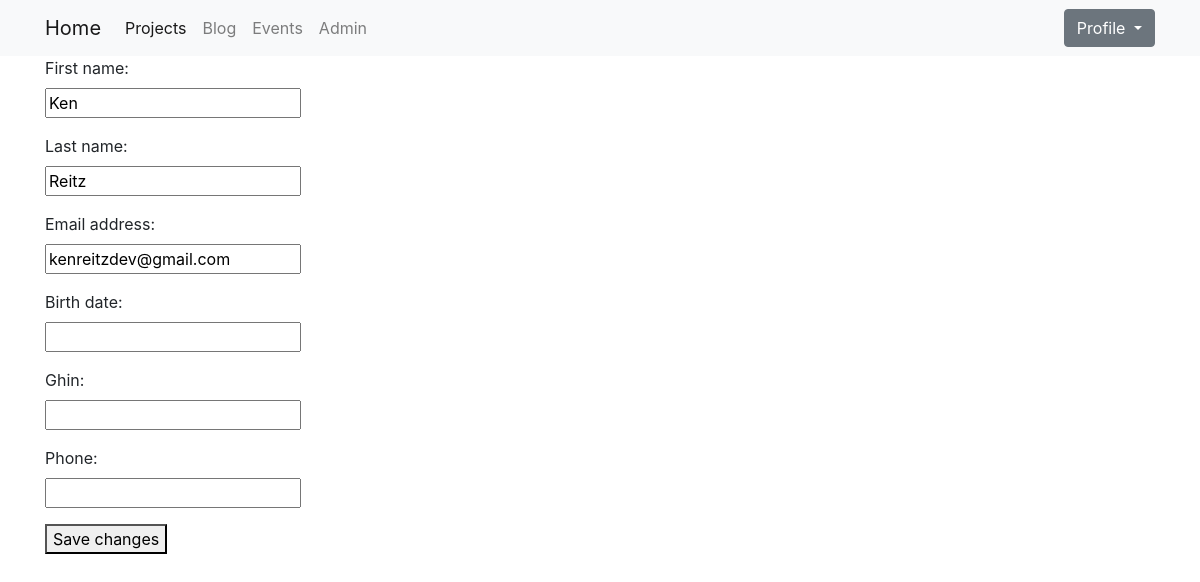
Before: /profile/ (signed in) with the older database file.
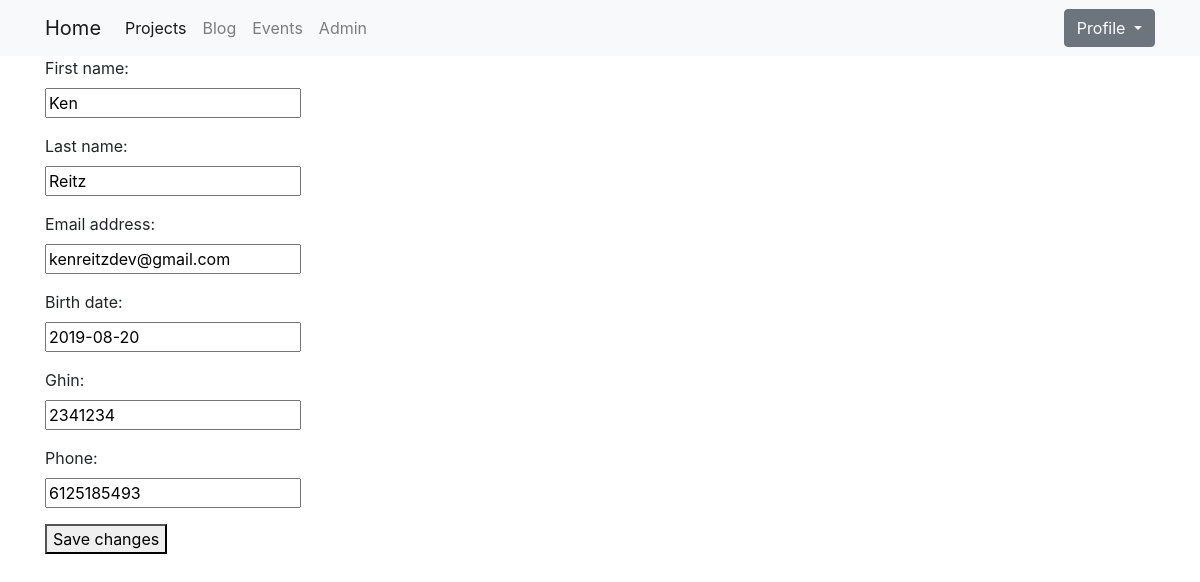
After: the same page with the newer database file.
### core/models.py (models this page shows)
class Profile(models.Model):
  user = models.OneToOneField(User, on_delete=models.CASCADE)
  birth_date = models.DateField(null=True, blank=True, help_text="Share for free stuff")
  ghin = models.CharField(max_length=12, blank=True, help_text="GHIN or OTHER")
  phone = models.CharField(max_length=12, blank=True, help_text="Contact Phone")

### core/views.py (the view)
# urls.py: path("profile/", views.core_profile, name="core_profile"),
@login_required
@transaction.atomic
def core_profile(request):
  if request.method == 'POST':
    user_form = UserForm(request.POST, instance=request.user)
    profile_form = ProfileForm(request.POST, instance=request.user.profile)
    if user_form.is_valid() and profile_form.is_valid():
      user_form.save()
      profile_form.save()
      messages.success(request, _('Your profile was successfully updated!'))
      return redirect('settings:profile')
    else:
      messages.error(request, _('Please correct the error below.'))
  else:
    user_form = UserForm(instance=request.user)
    profile_form = ProfileForm(instance=request.user.profile)
  return render(request, 'core_profile_edit.html', {
    'user_form': user_form,
    'profile_form': profile_form
    })

### core/forms.py
class UserForm(forms.ModelForm):
  class Meta:
    model = User
    fields = ('first_name', 'last_name', 'email')

class ProfileForm(forms.ModelForm):
  class Meta:
    model = Profile
    fields = ('birth_date', 'ghin', 'phone')

### core/templates/core_profile_edit.html (shortened to what this page needs)
{% extends 'base.html' %}
{% block page_content %}
<form method="post">
  {% for field in user_form %}
    <div class="form-group">
      {{ field.label_tag }} <br>
      {{ field }}
    </div>
  {% endfor %}
  {% for field in profile_form %}
    <div class="form-group">
      {{ field.label_tag }} <br>
      {{ field }}
    </div>
  {% endfor %}
  <button type="submit">Save changes</button>
</form>
{% endblock %}

Changed rows visible on the page:
changed Profile: birth_date (not shown) → "2019-08-20"; ghin (not shown) → "2341234"; phone (not shown) → "6125185493"
